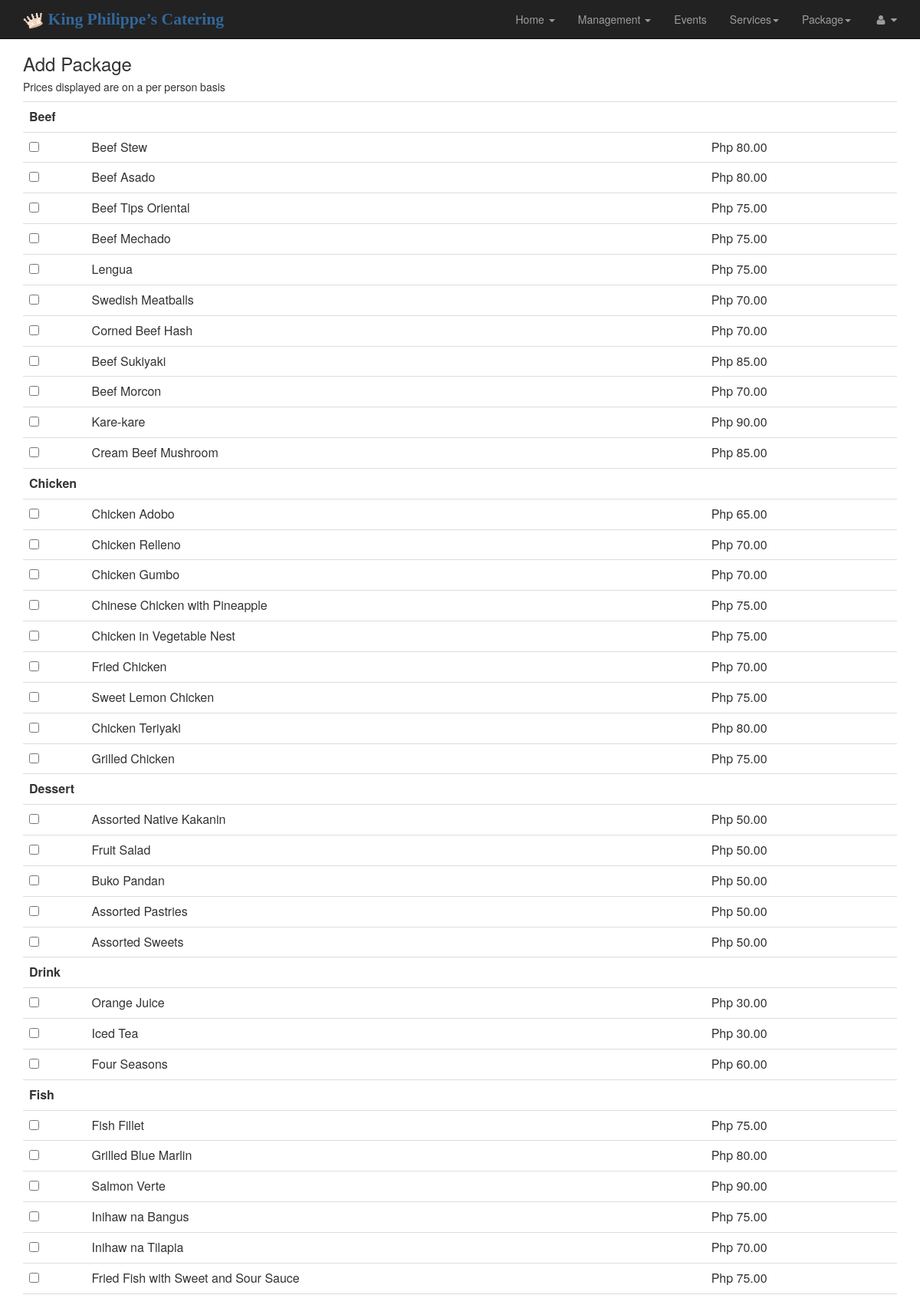
The app's page /addset.php (signed in, upper part) with its own data.
### tables this page shows
CREATE TABLE IF NOT EXISTS `dish` (
  `id` int(225) NOT NULL AUTO_INCREMENT,
  `name` varchar(225) DEFAULT NULL,
  `course` varchar(225) DEFAULT NULL,
  `food_type` varchar(225) DEFAULT NULL,
  `price` decimal(6,2) DEFAULT NULL,
  `image` varchar(225) NOT NULL DEFAULT 'default.gif',
  PRIMARY KEY (`id`)
);

### dbcall.php (called while the page is built, shortened)
<?php
	class dbCall {
		public function open() {
			$db_host = "localhost";
			$db_username = "root";
			$db_pass = "";
			$db_name = "kings";
			$dbCall = new mysqli($db_host, $db_username, $db_pass, $db_name);
			return $dbCall;
		}
		public function getResult($query, $parameters) {
			try {
				$dbCall = $this->open();
				$result = $dbCall->query($query) or trigger_error($dbCall->error."[$query]");
				$resultArray =[];
				while($row = $result->fetch_array(MYSQLI_ASSOC)) {
					foreach($parameters as $param) {
						$resultArray[] = $row[$param];
					}
				}
				return $resultArray;
			} catch(mysqli_sql_exception $exception) {
				echo $exception->$message;
			}
		}
		public function getResultsArray($query, $parameters) {
			try {
				$dbCall = $this->open();
				$result = $dbCall->query($query) or trigger_error($dbCall->error."[$query]");
				$resultArray = [];
				while($row = $result->fetch_array(MYSQLI_ASSOC)) {
					foreach($parameters as $param) {
						$rowArray[$param] = $row[$param];
					}
					$resultArray[] = $rowArray;
				}
				return $resultArray;
			} catch(mysqli_sql_exception $exception) {
				echo $exception->$message;
			}
		}
	}
?>

### addset.php (the view, shortened to what this page needs)
<?php
	include_once'dbCall.php';
	include_once'adds/scripts.php';
	include_once'adds/javascripts.php';
	$id = isset($_SESSION['uids']) ? $_SESSION['uids'] : false;
	$type = isset($_SESSION['types']) ? $_SESSION['types'] : false;
	if(!$id && $type != "admin") {
		echo '<script>
				alert("No access to this site");
				window.history.back();
			</script>';
	}
	else {
?>
<!DOCTYPE html>
<html lang="en">
<head>
	<?php include_once'adds/nav.php'; ?>
</head>
<body>
	<div class="container">
	<?php
	try{
		$query1 = "SELECT DISTINCT food_type from dish ORDER BY food_type";
		$param1	= ["food_type"];
		$resultSet1 = $_dbCall->getResult($query1, $param1);
		${'form1'} = '<form class="form-horizontal" name="customizeMenu" id="customizeMenu" action="addset.php" method="POST">
			<table class="table">
			<h3> Add Package </h3>
			<h5> Prices displayed are on a per person basis</h5>
			<tbody>';
		foreach ($resultSet1 as $row1)	 {
			${'form1'} .= '<th colspan="3">'.$row1.'</th>';
		$query = "SELECT id, name, price, food_type FROM dish WHERE food_type ='".$row1."'";
		$param = ["id", "name", "price", "food_type"];
		$resultSet = $_dbCall->getResultsArray($query, $param);
			foreach($resultSet as $row) {
				${'form1'} .= '<tr>
						<td> <input type="checkbox" name="dishID[]" value="'.$row['id'].'" class="CheckboxGroup_0" id='.$row['id'].' /> </td>
			  			<td> <input type="hidden" name="dishName" value="'.$row['name'].'"/>'.$row['name'].'</td>
			  			<td>Php '.$row['price'].'</td>
			  			</tr>';
			}
			${'form1'}.='</div>';
		}
		${'form1'} .='</tbody>
					</table>
					<h5> <b> Drinks selected are botomless</b> </h5>
					<label> Pax: <input type="text" name="headCount" id="headCount"/><br> </label> <br>' ;
		${'form1'} .='<h4 id="maxNum">Maximum number of people is 1000</h4><br>';
		${'form1'} .='<h4 id="minNum">Minimum number of people is 50</h4><br>';
 		echo ${'form1'};
		exit();
	}catch(PDOException $e){
		echo $e->getMessage();
	}
	?>
<?php
	}
?>

### css/modern-business.css (style rules this page uses)
html, body { height: 100%; }
body { padding-top: 50px; }

### adds/scripts.php (style rules this page uses)
form { display: inline; }

### records on screen
dish: name "Beef Stew", price "80.00"
dish: name "Beef Asado", price "80.00"
dish: name "Beef Tips Oriental", price "75.00"
dish: name "Beef Mechado", price "75.00"
dish: name "Lengua", price "75.00"
dish: name "Swedish Meatballs", price "70.00"
dish: name "Corned Beef Hash", price "70.00"
dish: name "Beef Sukiyaki", price "85.00"
dish: name "Beef Morcon", price "70.00"
dish: name "Kare-kare", price "90.00"
dish: name "Cream Beef Mushroom", price "85.00"
dish: name "Chicken Adobo", price "65.00"
dish: name "Chicken Relleno", price "70.00"
dish: name "Chicken Gumbo", price "70.00"
dish: name "Chinese Chicken with Pineapple", price "75.00"
dish: name "Chicken in Vegetable Nest", price "75.00"
dish: name "Fried Chicken", price "70.00"
dish: name "Sweet Lemon Chicken", price "75.00"
dish: name "Chicken Teriyaki", price "80.00"
dish: name "Grilled Chicken", price "75.00"
dish: name "Assorted Native Kakanin", price "50.00"
dish: name "Fruit Salad", price "50.00"
dish: name "Buko Pandan", price "50.00"
dish: name "Assorted Pastries", price "50.00"
dish: name "Assorted Sweets", price "50.00"
dish: name "Orange Juice", price "30.00"
dish: name "Iced Tea", price "30.00"
dish: name "Four Seasons", price "60.00"
dish: name "Fish Fillet", price "75.00"
dish: name "Grilled Blue Marlin", price "80.00"
dish: name "Salmon Verte", price "90.00"
dish: name "Inihaw na Bangus", price "75.00"
dish: name "Inihaw na Tilapia", price "70.00"
dish: name "Fried Fish with Sweet and Sour Sauce", price "75.00"

### other values on screen
$row1 "Beef Chicken Dessert Drink Fish"
